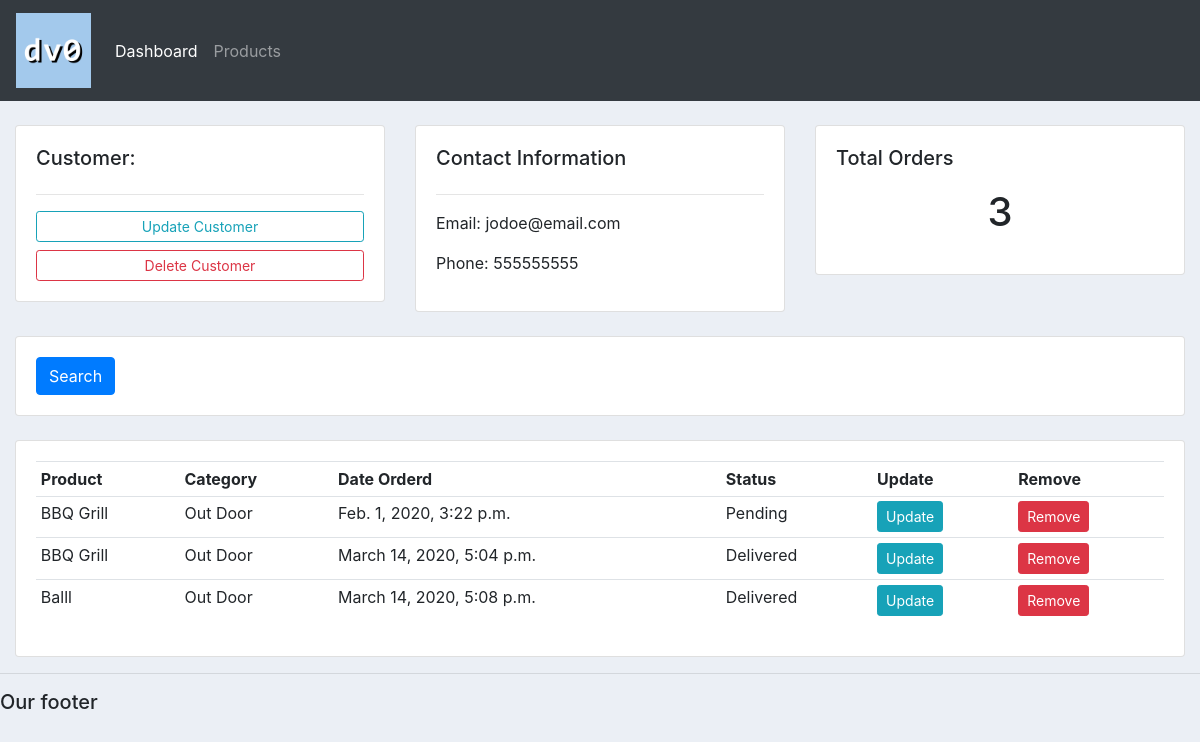
Screenshot of /customer/1 with the database file from the repository.
### accounts/models.py (models this page shows, shortened)
class Customer(models.Model):
    name = models.CharField(max_length=200, null=True)
    phone = models.CharField(max_length=200, null=True)
    email = models.CharField(max_length=200, null=True)
    date_created = models.DateTimeField(auto_now_add=True, null=True)

class Order(models.Model):
    STATUS = (
        ('Pending', 'Pending'),
        ('Out for delivery', 'Out for delivery'),
        ('Delivered', 'Delivered'),
    )
    customer = models.ForeignKey(Customer, null=True, on_delete=models.SET_NULL)
    product = models.ForeignKey(Product, null=True, on_delete=models.SET_NULL)
    date_created = models.DateTimeField(auto_now_add=True, null=True)
    status = models.CharField(max_length=200, null=True, choices=STATUS)

class Product(models.Model):
    CATEGORY = (
        ('Indoor', 'Indoor'),
        ('Out Door', 'Out Door'),
    )
    name = models.CharField(max_length=200, null=True)
    price = models.FloatField(null=True)
    category = models.CharField(max_length=200, null=True, choices=CATEGORY)
    description = models.CharField(max_length=200, null=True)
    date_created = models.DateTimeField(auto_now_add=True, null=True)
    tags = models.ManyToManyField(Tag)
    def __str__(self):
        return self.name

### accounts/views.py (the view)
# urls.py: path('customer/<str:pk>', views.customer, name="customer"),
def customer(request, pk):
	customer = Customer.objects.get(id=pk)
	orders = customer.order_set.all()
	order_count = orders.count()
	context = {'customer':customer, 'orders':orders, 'order_count':order_count}
	return render(request, 'accounts/customer.html',context)

### accounts/templates/accounts/customer.html
{% extends 'accounts/main.html' %}
{% block content %}
	<br>
<div class="row">
	<div class="col-md">
		<div class="card card-body">
			<h5>Customer:</h5>
			<hr>
			<a class="btn btn-outline-info  btn-sm btn-block" href="">Update Customer</a>
			<a class="btn btn-outline-danger  btn-sm btn-block" href="">Delete Customer</a>
		</div>
	</div>
	<div class="col-md">
		<div class="card card-body">
			<h5>Contact Information</h5>
			<hr>
			<p>Email: {{customer.email}}</p>
			<p>Phone: {{customer.phone}}</p>
		</div>
	</div>
	<div class="col-md">
		<div class="card card-body">
			<h5>Total Orders</h5>
			<h1 style="text-align: center;padding: 10px">{{order_count}}</h1>
		</div>
	</div>
</div>
<br>
<div class="row">
	<div class="col">
		<div class="card card-body">
			<form method="get">
		    <button class="btn btn-primary" type="submit">Search</button>
		  </form>
		</div>
	</div>
</div>
<br>
<div class="row">
	<div class="col-md">
		<div class="card card-body">
			<table class="table table-sm">
				<tr>
					<th>Product</th>
					<th>Category</th>
					<th>Date Orderd</th>
					<th>Status</th>
					<th>Update</th>
					<th>Remove</th>
				</tr>
				{% for order in orders %}
				<tr>
					<td>{{order.product}}</td>
					<td>{{order.product.category}}</td>
					<td>{{order.date_created}}</td>
					<td>{{order.status}}</td>
					<td><a href="#" class="btn btn-sm btn-info">Update</a></td>
					<td><a href="#" class="btn btn-sm btn-danger">Remove</a></td>
				</tr>
				{% endfor %}
			</table>
		</div>
	</div>
</div>
{% endblock %}

### static/css/main.css (style rules this page uses)
body { background-color: #ebeff5; }

### rows the page displays
Customer: email "jodoe@email.com", phone "555555555"
Order: product "BBQ Grill", product.category "Out Door", date_created "Feb. 1, 2020, 3:22 p.m.", status "Pending"
Order: product "BBQ Grill", product.category "Out Door", date_created "March 14, 2020, 5:04 p.m.", status "Delivered"
Order: product "Balll", product.category "Out Door", date_created "March 14, 2020, 5:08 p.m.", status "Delivered"

### other values shown
{{ order_count }} "3"
